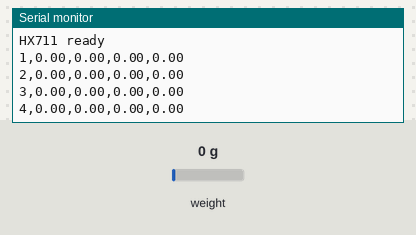
Bench run of a sketch on a simulated ESP32. Parts: the last lines printed to the serial monitor. The inputs (shaded band) are chosen by the test bench; at power-on: weight on the scale 0 g. WiFi joins after 1.5 s; servers stay silent unless stated.

Above: at 3.7 s.
3.8 s: weight on the scale set to 100 g
At 4.01 s:
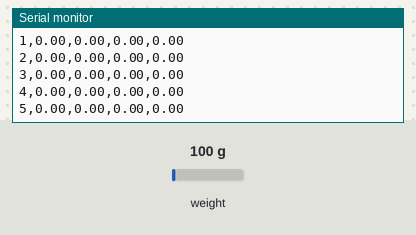
5.3 s: weight on the scale set to 1250 g
At 5.52 s:
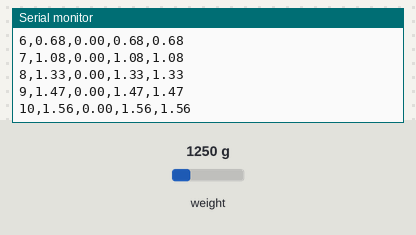
Timing chart, 0 to 8.3 s (numbered marks = the images above; inputs shaded):
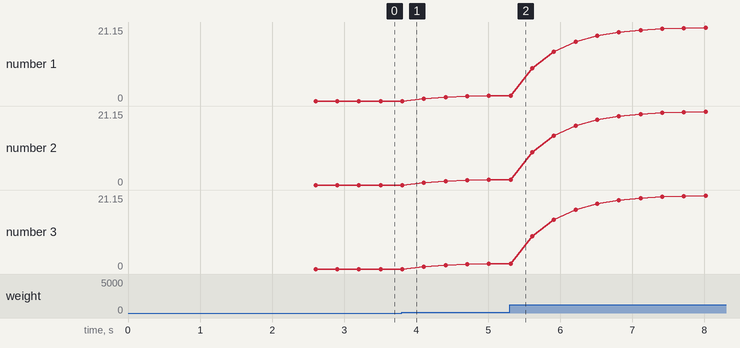

The sketch:

_wificonnectivity.ino
```cpp
#include <WiFi.h>
#include <WiFiUDP.h>
#include "HX711.h"

// HX711 Config
#define LOADCELL_DOUT_PIN 6
#define LOADCELL_SCK_PIN  5

#define VREF_MV             20.0
#define ADC_FULL_SCALE      8388608.0
#define MEDIAN_SIZE         3
#define EMA_ALPHA           0.4
#define CALIBRATION_FACTOR  16.894  // kgs/mV
HX711 scale;

// WiFi Config
const char* ssid       = "DRB351"; // network name (SSID)
const char* password   = "bmethernet"; // password
const char* udpAddress = "10.23.37.138";  // IP of your receiving PC
const int   udpPort    = 4210;

WiFiUDP udp;

// Filtering variables
float medianBuf[MEDIAN_SIZE];
int   medianIndex = 0;
bool  medianFull  = false;

float emaValue  = 0.0;
bool  emaSeeded = false;

// Stats tracking
long sampleCount = 0;
float minVal =  999999;
float maxVal = -999999;

// Median filter

float computeMedian() {
  float sorted[MEDIAN_SIZE];
  int n = medianFull ? MEDIAN_SIZE : medianIndex;

  for (int i = 0; i < n; i++) sorted[i] = medianBuf[i];

   for (int i = 1; i < n; i++) {
    float key = sorted[i];
    int j = i - 1;
    while (j >= 0 && sorted[j] > key) {
      sorted[j + 1] = sorted[j];
      j--;
    }
    sorted[j + 1] = key;
  }

  return sorted[n / 2];
}

// Setup
void setup() {
  Serial.begin(9600);

   // Connect to WiFi
  WiFi.begin(ssid, password);
  Serial.print("Connecting to WiFi");

  while (WiFi.status() != WL_CONNECTED) {
    delay(500);
    Serial.print(".");
  }

  Serial.println("\nConnected!");
  Serial.println(WiFi.localIP());

  udp.begin(udpPort);

  scale.begin(LOADCELL_DOUT_PIN, LOADCELL_SCK_PIN);
  scale.tare();

  Serial.println("HX711 ready");
}

// Loop
void loop() {
  long  rawADC = scale.read();
  float rawMV = (rawADC / ADC_FULL_SCALE) * VREF_MV;

  medianBuf[medianIndex] = rawMV;
  medianIndex++;
  if (medianIndex >= MEDIAN_SIZE) { medianIndex = 0; medianFull = true; }
  float medianMV = computeMedian();

  if (!emaSeeded) { emaValue = medianMV; emaSeeded = true;
  }else{
  emaValue = EMA_ALPHA * medianMV + (1.0 - EMA_ALPHA) * emaValue;
  }

  float kgs = emaValue * CALIBRATION_FACTOR;

// tracking
sampleCount++;

  if (kgs < minVal) minVal = kgs;
  if (kgs > maxVal) maxVal = kgs;

  float rangeVal = maxVal - minVal;

  // Build UDP message
  // Format: count,raw,min,max,range
  String msg = String(sampleCount) + "," +
               String(kgs, 2) + "," +
               String(minVal, 2) + "," +
               String(maxVal, 2) + "," +
               String(rangeVal, 2);


     // Send over UDP
    udp.beginPacket(udpAddress, udpPort);
    udp.print(msg);
    udp.endPacket();

    // log locally
    Serial.println(msg);

    delay(200);
  }
```

Measured:
- plotted number 1: 0 → 1.47 after the input at 3.8 s, 1.47 → 21.15 after the input at 5.3 s
- plotted number 2: 0 → 1.47 after the input at 3.8 s, 1.47 → 21.15 after the input at 5.3 s
- plotted number 3: 0 → 1.47 after the input at 3.8 s, 1.47 → 21.15 after the input at 5.3 s
